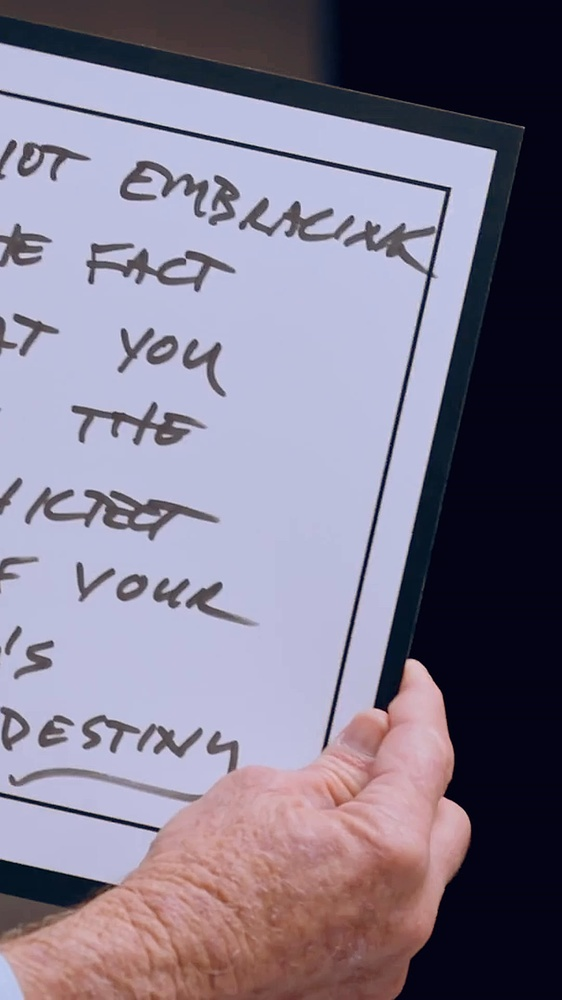
#> input picture videos/test01/broll/destiny/00001.jpg, 562 x 1000 px, shrunk from 1080 x 1920 before the run; its folder holds only this picture in this run
$ python -i grade.py   (imports and definitions only)
#> lines starting #> are read from the running program, lines starting #| are printed output that depends on the picture
#> further down, picture is the input picture: shape (1000, 562, 3); mean B, G, R 141.4, 122.4, 129
"""Cinematic grade v2 (this account): deep blacks, filmic S-curve with soft highlight roll-off,
warm natural skin, subtle teal shadows / amber highlights, gentle local contrast. Input/Output: BGR uint8."""
import numpy as np, cv2

def _curve(x, pivot=.40, k=1.28, black=.012, shoulder=.92):
    # S-curve around pivot (power on both sides), then soft shoulder for highlights
    lo = pivot * np.power(np.clip(x / pivot, 0, 1), k)
    hi = 1 - (1 - pivot) * np.power(np.clip((1 - x) / (1 - pivot), 0, 1), k * .85)
    y = np.where(x < pivot, lo, hi)
    y = np.where(y > shoulder, shoulder + (1 - shoulder) * np.tanh((y - shoulder) / (1 - shoulder)), y)
    return np.clip((y - black) / (1 - black), 0, 1)

LUT = None
def grade(img, exposure=1.08, sat=1.12):
    global LUT
    if LUT is None: LUT = (_curve(np.arange(256) / 255.) * 255).astype(np.float32)
    x = img.astype(np.float32) / 255.
    # white balance: warm, slightly less blue (source is cool/grey)
    x *= np.array([.955, 1.0, 1.05], np.float32)  # B,G,R
    x = np.clip(x * exposure, 0, 1)
    # luminance-preserving S-curve: apply curve to luma, scale channels
    Y = (.114 * x[..., 0] + .587 * x[..., 1] + .299 * x[..., 2])
    Yc = cv2.LUT(np.clip(Y * 255, 0, 255).astype(np.uint8), LUT) / 255.
    Yc = Yc.astype(np.float32)
    r = (Yc + 1e-4) / (Y + 1e-4)
    x = np.clip(x * r[..., None], 0, 1)
    # split tone: shadows teal, highlights amber (weights by luma)
    ws = np.clip(1 - Yc / .35, 0, 1)[..., None]; wh = np.clip((Yc - .5) / .5, 0, 1)[..., None]
    x += ws * np.array([.018, .008, -.012], np.float32) + wh * np.array([-.03, .004, .025], np.float32)
    # saturation with skin protection (hue ~ orange gets less boost)
    Y2 = (.114 * x[..., 0] + .587 * x[..., 1] + .299 * x[..., 2])[..., None]
    x = np.clip(Y2 + (x - Y2) * sat, 0, 1)
    out = (x * 255 + .5).astype(np.uint8)
    # gentle local contrast + fine detail (no CLAHE: it flattens and looks processed)
    f = out.astype(np.float32)
    big = cv2.GaussianBlur(f, (0, 0), 24); f = f + (f - big) * .16
    fine = cv2.GaussianBlur(f, (0, 0), 1.0); f = f + (f - fine) * .45
    return np.clip(f, 0, 255).astype(np.uint8)


# ---------- v3 (owner 2026-11-20: skin tone off, not sharp enough) ----------
# neutral-warm white balance, skin hues protected (no red push, no extra saturation on skin),
# rest of the image gets the cinematic contrast; detail via fine-radius sharpening only.
def skin_mask(img):
    ycc = cv2.cvtColor(img, cv2.COLOR_BGR2YCrCb).astype(np.float32)
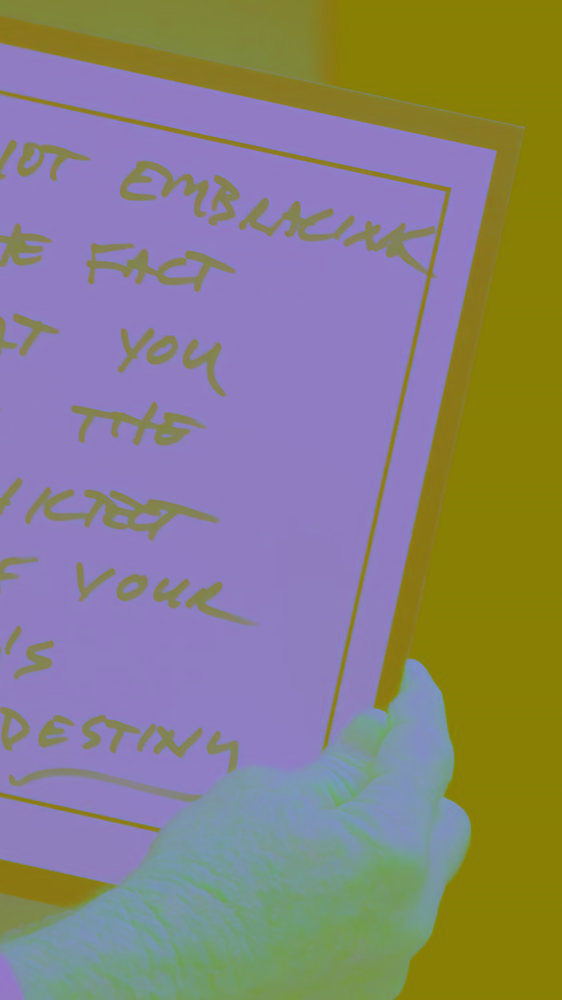
#> ycc: shape (1000, 562, 3) float32; mean B, G, R 126.3, 130.1, 136.4
    cr, cb = ycc[..., 1], ycc[..., 2]
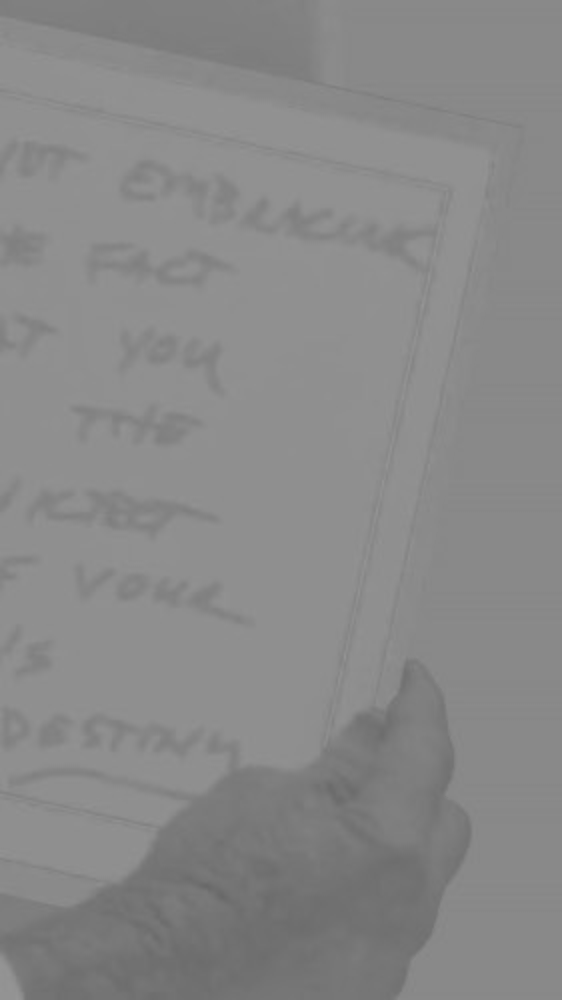
#> cb: shape (1000, 562) float32; min 104, max 150, mean 136.4
    m = np.exp(-(((cr - 150) / 14) ** 2 + ((cb - 110) / 14) ** 2))  # soft skin cluster
    return cv2.GaussianBlur(m, (0, 0), 6)[..., None]
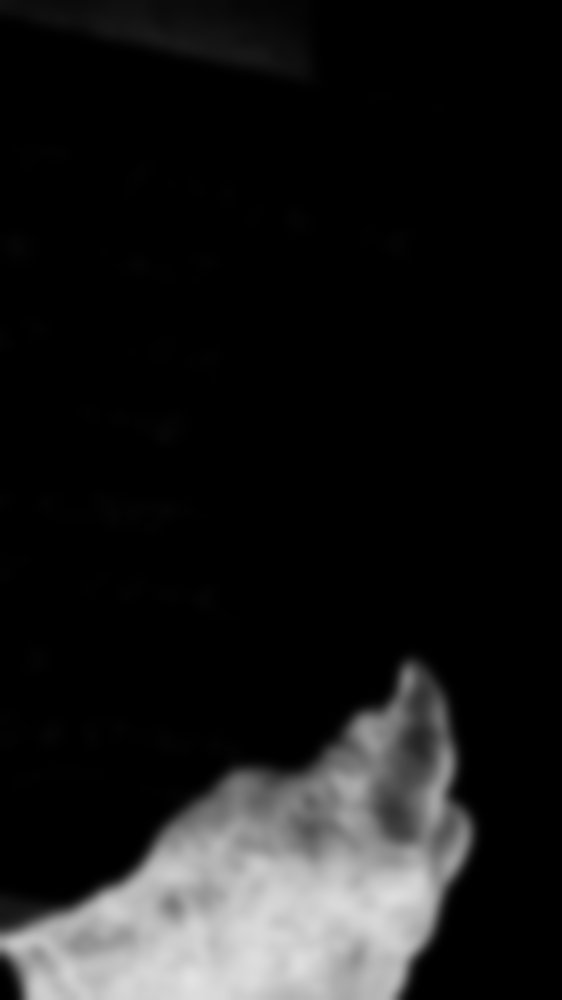
#> returned value: shape (1000, 562, 1) float32; min 4.64e-05, max 0.888, mean 0.101

LUT3 = None
def grade3(img, exposure=1.06, sat=1.08):
    global LUT3
    if LUT3 is None: LUT3 = (_curve(np.arange(256) / 255., pivot=.42, k=1.24, black=.01, shoulder=.9) * 255).astype(np.float32)
    sk = skin_mask(img)
    x = img.astype(np.float32) / 255.
    x *= np.array([.985, 1.0, 1.015], np.float32)            # very light warmth only
    x = np.clip(x * exposure, 0, 1)
    Y = (.114 * x[..., 0] + .587 * x[..., 1] + .299 * x[..., 2])
    Yc = (cv2.LUT(np.clip(Y * 255, 0, 255).astype(np.uint8), LUT3) / 255.).astype(np.float32)
    x = np.clip(x * ((Yc + 1e-4) / (Y + 1e-4))[..., None], 0, 1)
    ws = np.clip(1 - Yc / .3, 0, 1)[..., None] * (1 - sk); wh = np.clip((Yc - .55) / .45, 0, 1)[..., None]
#> after `ws = np.clip(1 - Yc / 0.3, 0, 1)[..., None] * (1 - sk)`:
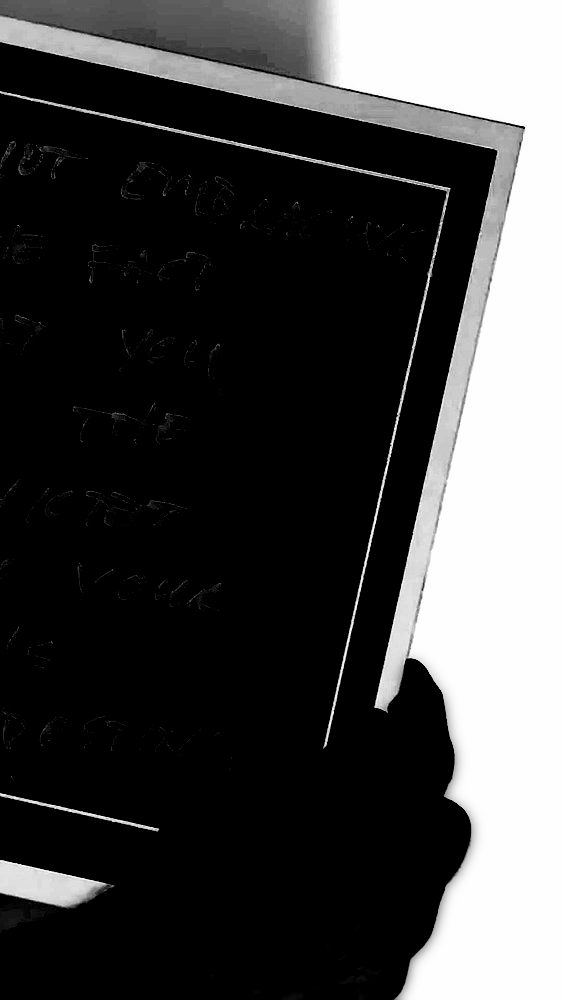
#> ws: shape (1000, 562, 1) float32; min 0, max 1, mean 0.262
#> after `wh = np.clip((Yc - 0.55) / 0.45, 0, 1)[..., None]`:
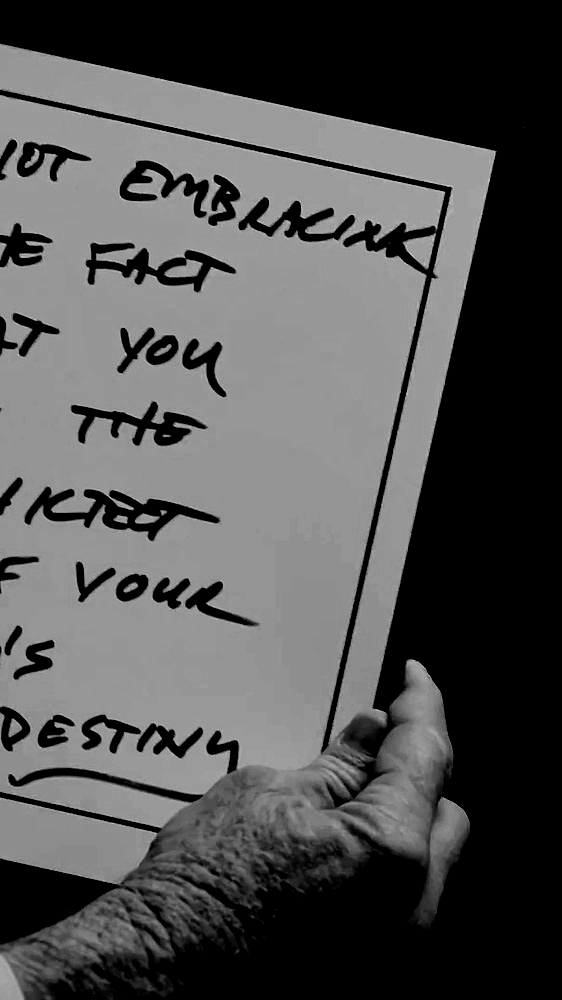
#> wh: shape (1000, 562, 1) float32; min 0, max 0.876, mean 0.316
    x += ws * np.array([.014, .006, -.008], np.float32) + wh * np.array([-.012, .002, .01], np.float32)
    Y2 = (.114 * x[..., 0] + .587 * x[..., 1] + .299 * x[..., 2])[..., None]
    s_eff = sat * (1 - sk) + .97 * sk                          # skin keeps natural saturation
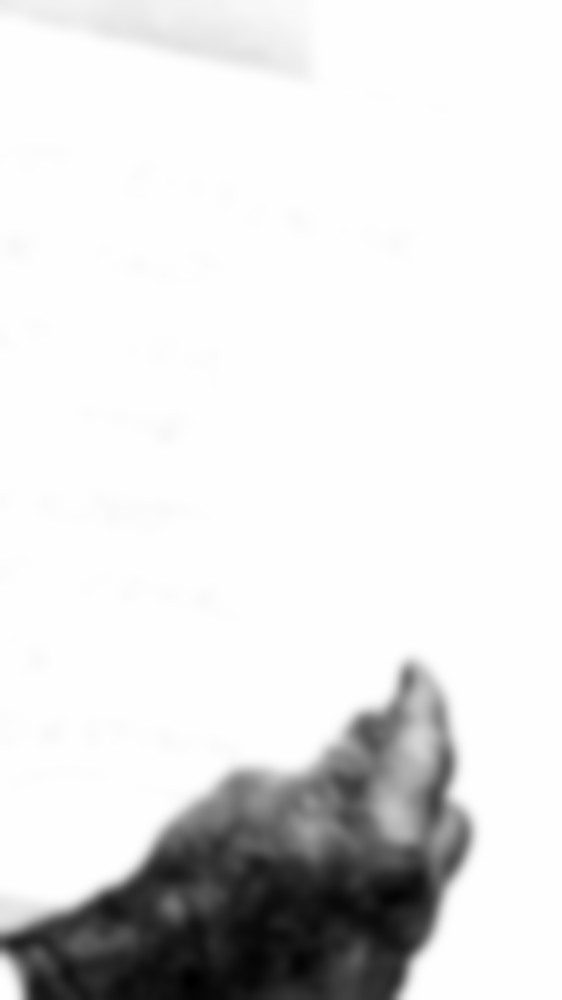
#> s_eff: shape (1000, 562, 1) float32; min 0.982, max 1.08, mean 1.07; drawn with min black and max white
    x = Y2 + (x - Y2) * s_eff
    # skin: tiny shift from red/pink toward golden (less R vs G), slight lift
    x += sk * np.array([0, .006, -.004], np.float32) + sk * .012
    out = np.clip(x * 255 + .5, 0, 255).astype(np.float32)
    big = cv2.GaussianBlur(out, (0, 0), 20); out = out + (out - big) * .12
#> after `big = cv2.GaussianBlur(out, (0, 0), 20)`:
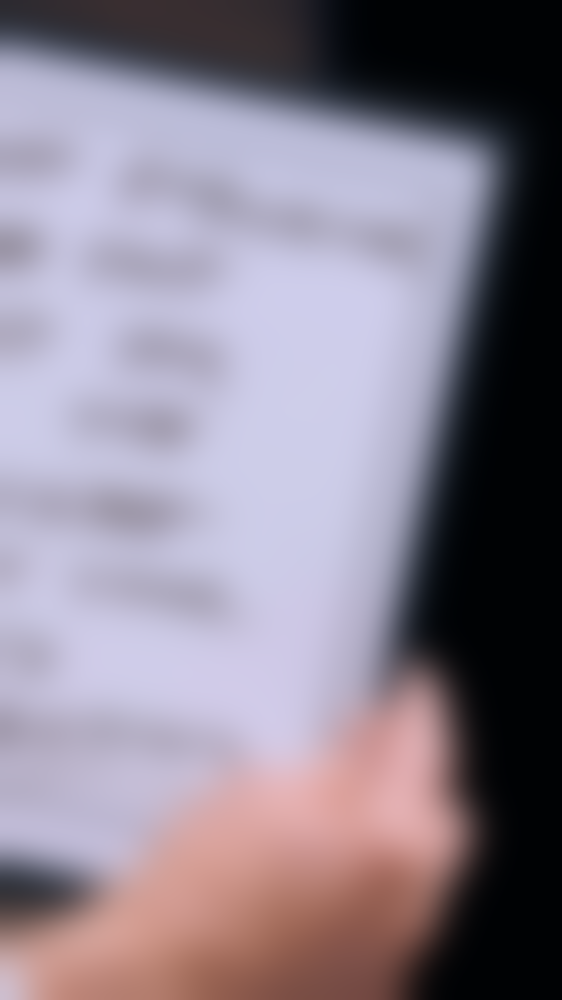
#> big: shape (1000, 562, 3) float32; mean B, G, R 144.5, 130.2, 139
    return np.clip(out, 0, 255).astype(np.uint8)
#> returned value: shape (1000, 562, 3)

def sharpen(img, amt=.7, sigma=.9):
    f = img.astype(np.float32); b = cv2.GaussianBlur(f, (0, 0), sigma)
    d = f - b; d = np.clip(d, -18, 18)                         # clamp halos
    return np.clip(f + d * amt, 0, 255).astype(np.uint8)

>>> import cv2
>>> picture = cv2.imread('../../videos/test01/broll/destiny/00001.jpg')
>>> result = grade3(picture)
